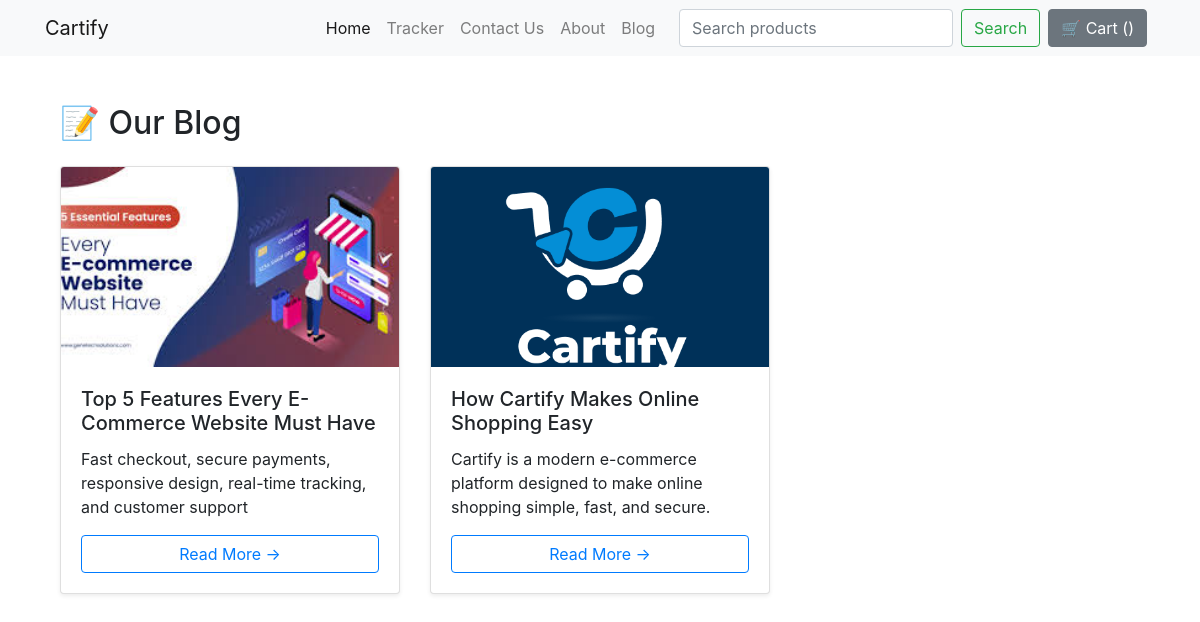
Before: /blog/ with the older database file.
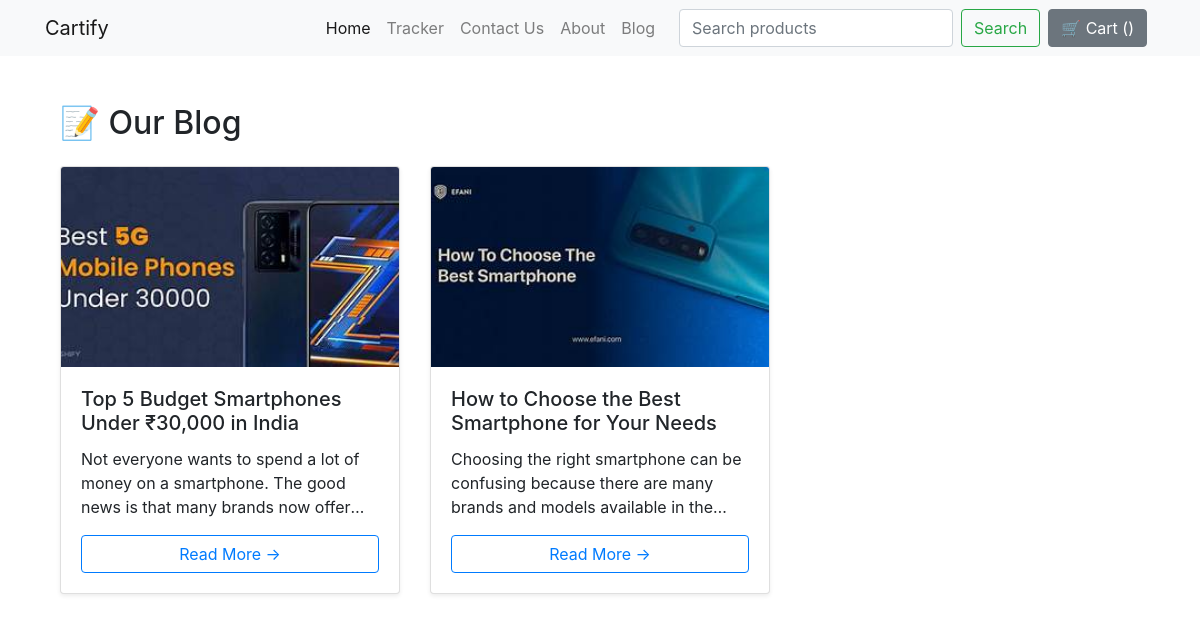
After: the same page with the newer database file.
### blog/models.py (models this page shows, shortened)
class Blog(models.Model):
    title = models.CharField(max_length=200)
    slug = models.SlugField(unique=True)
    content = models.TextField()
    author = models.ForeignKey(User, on_delete=models.CASCADE)
    image = models.ImageField(upload_to="blog/images", default="")
    created_at = models.DateTimeField(default=timezone.now)
    updated_at = models.DateTimeField(auto_now=True)
    published = models.BooleanField(default=False)

### blog/views.py (the view)
# urls.py: path('',views.blog_list, name='blog_list'),
def blog_list(request):
    blogs = Blog.objects.filter(published=True).order_by('-created_at')
    return render(request, 'blog/blog_list.html', {'blogs': blogs})

### blog/templates/blog/blog_list.html (shortened to what this page needs)
{% extends 'shop/basic.html' %}
{% block body %}
<div class="container my-5">
    <h2 class="fw-bold mb-4">📝 Our Blog</h2>
    <div class="row">
        {% for blog in blogs %}
        <div class="col-lg-4 col-md-6 col-sm-12 mb-4">
            <div class="card blog-card shadow-sm">
                {% if blog.image %}
                <img src="{{ blog.image.url }}"
                     class="card-img-top blog-img"
                     alt="{{ blog.title }}">
                {% endif %}
                <div class="card-body">
                    <h5 class="card-title">{{ blog.title }}</h5>
                    <p class="card-text blog-text">
                        {{ blog.content|truncatewords:25 }}
                    </p>
                    <a href="{% url 'blog:blog_detail' blog.slug %}"
                       class="btn btn-outline-primary read-more">
                        Read More →
                    </a>
                </div>
            </div>
        </div>
        {% empty %}
        <p>No blogs available.</p>
        {% endfor %}
    </div>
</div>
{% endblock %}

### shop/templates/shop/basic.html (shortened to what this page needs)
  <!doctype html>
  <html lang="en">
    <head>
      <link rel="stylesheet"
            href="https://stackpath.bootstrapcdn.com/bootstrap/4.2.1/css/bootstrap.min.css"
>
    </head>
    <body>
      <nav class="navbar navbar-expand-lg navbar-light bg-light">
        <div class="container">
          <a class="navbar-brand" href="/shop">Cartify</a>
          <div class="collapse navbar-collapse" id="navbarSupportedContent">
            <ul class="navbar-nav ml-auto">
              <li class="nav-item active"><a class="nav-link" href="/shop">Home</a></li>
              <li class="nav-item"><a class="nav-link" href="{% url 'tracker' %}">Tracker</a></li>
              <li class="nav-item"><a class="nav-link" href="{% url 'contact' %}">Contact Us</a></li>
              <li class="nav-item"><a class="nav-link" href="{% url 'about' %}">About</a></li>
              <li class="nav-item"><a class="nav-link" href="{% url 'blog:blog_list' %}">Blog</a></li>
            </ul>
            <form class="form-inline ml-3" method="get" action="{% url 'search' %}">
              <input class="form-control mr-sm-2"
                    type="search"
                    placeholder="Search products"
                    aria-label="Search"
                    name="q">
              <button class="btn btn-outline-success my-2 my-sm-0" type="submit">Search</button>
            </form>
            <a href="{% url 'checkout' %}" class="btn btn-secondary mx-2">
            🛒 Cart ()
            </a>
          </div>
        </div>
      </nav>
      <div class="container my-3">
        {% block body %}{% endblock %}
      </div>
    </body>
  </html>

### blog/templates/blog/blog_list.html (style rules this page uses)
.blog-card { height: 100%; display: flex; flex-direction: column; }
.blog-img { height: 200px; object-fit: cover; }
.blog-card .card-body { flex: 1; display: flex; flex-direction: column; }
.blog-text { overflow: hidden; display: -webkit-box; -webkit-line-clamp: 3; -webkit-box-orient: vertical; line-clamp: 3; }
.read-more { margin-top: auto; }

Changed rows visible on the page:
removed Blog: image (picture), title "Top 5 Features Every E-Commerce Website Must Have", content "Fast checkout, secure payments, responsive design, real-time tracking, and customer support"
removed Blog: image (picture), title "How Cartify Makes Online Shopping Easy", content "Cartify is a modern e-commerce platform designed to make online shopping simple, fast, and secure."
added Blog: image (picture), title "Top 5 Budget Smartphones Under ₹30,000 in India", content "Not everyone wants to spend a lot of money on a smartphone. The good news is that many brands now…"
added Blog: image (picture), title "How to Choose the Best Smartphone for Your Needs", content "Choosing the right smartphone can be confusing because there are many brands and models available in…"
